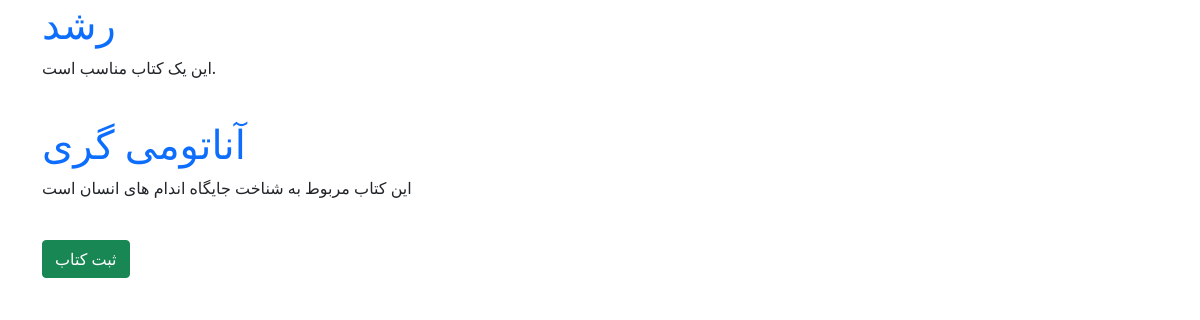
The page /books/ on the database as committed earlier.
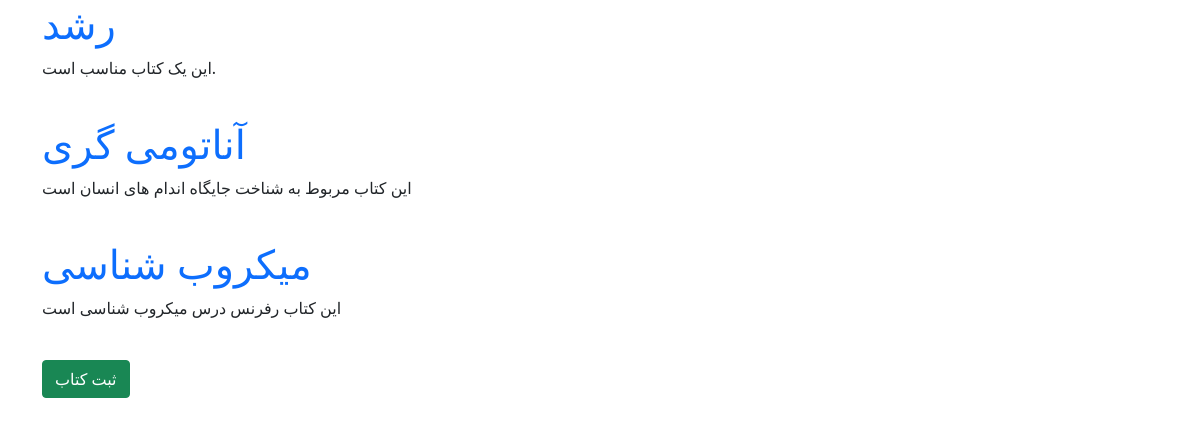
The same page on the database as committed later.
### books/models.py (models this page shows, shortened)
class Book(models.Model):
    title = models.CharField(max_length=100)
    author = models.CharField(max_length=1000)
    description = models.TextField()
    price = models.DecimalField(max_digits=5,decimal_places=2)
    def get_absolute_url(self):
        return reverse('book_details', args=[self.id])

### books/views.py (the view)
# urls.py: path('', views.BookListView.as_view(), name='book_list'),
class BookListView(generic.ListView):
    model = Book
    template_name = 'books/book_list.html'
    context_object_name = 'books'

### books/templates/books/book_list.html (shortened to what this page needs)
{% extends '_base.html' %}
{% block content %}
    {% for book in books %}
        <a href="{{ book.get_absolute_url }}" style="text-decoration: None">
            <h1>{{ book.title }}</h1>
        </a>
        <p>{{ book.description }}</p>
        <br>
    {% endfor %}
    <a href="{% url 'book_create' %}" class="btn btn-success">ثبت کتاب</a>
{% endblock content %}

### templates/_base.html (shortened to what this page needs)
<!DOCTYPE HTML PUBLIC "-//W3C//DTD HTML 4.01//EN" "http://www.w3.org/TR/html4/strict.dtd">
<html lang="en">
<head>
    <link href="https://cdn.jsdelivr.net/npm/bootstrap@5.1.3/dist/css/bootstrap.min.css" rel="stylesheet"
>
</head>
<body>
<div class="container">
{% block content %}
{% endblock %}
</div>
</body>
</html>

Rows that differ between the two databases and show on the page:
added Book: title "میکروب شناسی", description "این کتاب رفرنس درس میکروب شناسی است"
